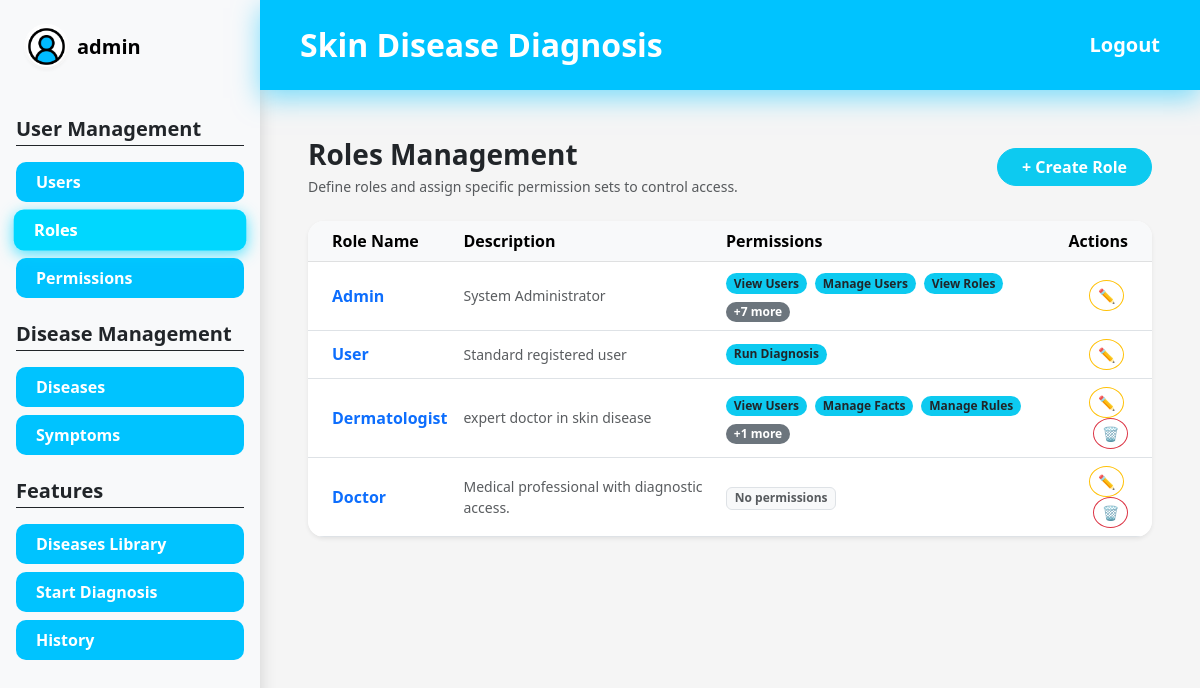
Screenshot of /roles/ (signed in) with the database file from the repository.
### app/models/user.py (models this page shows, shortened)
class User(UserMixin, db.Model):
    __tablename__ = "users"
    id = db.Column(db.Integer, primary_key=True)
    username = db.Column(db.String(80), unique=True, nullable=False)
    email = db.Column(db.String(120), unique=True, nullable=False)
    full_name = db.Column(db.String(120), nullable=False)
    phone_number = db.Column(db.String(15), unique=True, nullable=False)
    is_active = db.Column(db.Boolean, default=True, nullable=False)
    password_hash = db.Column(db.String(255), nullable=False)
    picture = db.Column(db.String(255))
    created_at = db.Column(db.DateTime, default=datetime.utcnow, nullable=False)
    updated_at = db.Column(db.DateTime, default=datetime.utcnow, onupdate=datetime.utcnow, nullable=False)
    roles = db.relationship("Role", secondary=user_roles, back_populates="users")
    diagnoses = db.relationship("Diagnose", secondary=user_diagnoses, back_populates="users")
    def has_role(self, role_name: str) -> bool:
        return any(role.name == role_name for role in self.roles)
    @property
    def is_admin(self) -> bool:
        return self.has_role("Admin")

### app/models/role.py (models this page shows, shortened)
class Role(db.Model):
    __tablename__ = "roles"
    id = db.Column(db.Integer, primary_key=True)
    name = db.Column(db.String(80), unique=True, nullable=False)
    description = db.Column(db.String(255))
    created_at = db.Column(db.DateTime, default=datetime.utcnow, nullable=False)
    updated_at = db.Column(db.DateTime, default=datetime.utcnow, onupdate=datetime.utcnow, nullable=False)
    users = db.relationship("User", secondary=user_roles, back_populates="roles")
    permissions = db.relationship("Permission", secondary=role_permissions, back_populates="roles")

### app/models/permission.py (models this page shows, shortened)
class Permission(db.Model):
    __tablename__ = "permissions"
    id = db.Column(db.Integer, primary_key=True)
    code = db.Column(db.String(64), unique=True, nullable=False, index=True)
    name = db.Column(db.String(120), nullable=False)
    description = db.Column(db.String(255))
    module = db.Column(db.String(80), nullable=False, default="General")
    created_at = db.Column(db.DateTime, default=datetime.utcnow, nullable=False)
    updated_at = db.Column(db.DateTime, default=datetime.utcnow, onupdate=datetime.utcnow, nullable=False)
    roles = db.relationship("Role", secondary=role_permissions, back_populates="permissions")

### app/routes/role_routes.py (the view)
@role_bp.route("/")
@login_required
@has_permission("role.manage")
def index():
    roles = Role.query.all()
    return render_template("roles/index.html", roles=roles)

### app/templates/roles/index.html (shortened to what this page needs)
{% extends "layouts/base.html" %}
{% block content %}
<div class="d-flex justify-content-between align-items-center mb-4">
    <div>
        <h1 class="h3 fw-bold mb-1">Roles Management</h1>
        <p class="text-muted small mb-0">Define roles and assign specific permission sets to control access.</p>
    </div>
    <a href="{{ url_for('roles.create') }}" class="btn btn-info text-white rounded-pill px-4 fw-bold">
        + Create Role
    </a>
</div>
<div class="card border-0 shadow-sm rounded-4 overflow-hidden">
    <div class="table-responsive">
        <table class="table table-hover align-middle mb-0">
            <thead class="table-light">
                <tr>
                    <th class="ps-4">Role Name</th>
                    <th>Description</th>
                    <th>Permissions</th>
                    <th class="text-end pe-4">Actions</th>
                </tr>
            </thead>
            <tbody>
                {% for role in roles %}
                <tr>
                    <td class="ps-4 fw-bold text-primary">{{ role.name }}</td>
                    <td class="text-muted small">{{ role.description or 'No description provided' }}</td>
                    <td>
                        {% if role.permissions %}
                            {% for perm in role.permissions[:3] %}
                                <span class="badge bg-info text-dark rounded-pill me-1 mb-1">{{ perm.name }}</span>
                            {% endfor %}
                            {% if role.permissions|length > 3 %}
                                <span class="badge bg-secondary rounded-pill" title="{% for p in role.permissions[3:] %}{{ p.name }}, {% endfor %}">
                                    +{{ role.permissions|length - 3 }} more
                                </span>
                            {% endif %}
                        {% else %}
                            <span class="badge bg-light text-muted border">No permissions</span>
                        {% endif %}
                    </td>
                    <td class="text-end pe-4">
                        <a href="{{ url_for('roles.edit', role_id=role.id) }}" class="btn btn-sm btn-outline-warning rounded-circle me-1" title="Edit">
                            ✏️
                        </a>
                        {% if role.name not in ['Admin', 'User'] %}
                        <form action="{{ url_for('roles.delete', role_id=role.id) }}" method="POST" class="d-inline" onsubmit="return confirm('Are you sure you want to delete this role?')">
                            <button type="submit" class="btn btn-sm btn-outline-danger rounded-circle" title="Delete">🗑️</button>
                        </form>
                        {% endif %}
                    </td>
                </tr>
                {% else %}
                <tr>
                    <td colspan="4" class="text-center text-muted py-4">No roles found. Click "Create Role" to add one.</td>
                </tr>
                {% endfor %}
            </tbody>
        </table>
    </div>
</div>
{% endblock %}

### app/templates/layouts/base.html (shortened to what this page needs)
<!DOCTYPE html>
<html lang="en">
<head>
    <link href="https://cdn.jsdelivr.net/npm/bootstrap@5.3.0/dist/css/bootstrap.min.css" rel="stylesheet" />
    <link rel="stylesheet" href="{{ url_for('static', filename='css/style.css') }}" />
</head>
<body>
    <div class="d-flex min-vh-100">
        <aside class="sidebar d-none d-md-flex flex-column bg-light shadow">
            <div class="sidebar-user-header p-4 d-flex align-items-center mb-4">
                <div class="user-avatar-small me-2">
                    <img src="{% if current_user.is_authenticated and current_user.picture %}
                            {{ url_for('static', filename='uploads/' ~ current_user.picture) }}
                        {% else %}{{ url_for('static', filename='images/8358770.png') }}
                        {% endif %}"
                    class="rounded-circle w-100 h-100 shadow-sm"
                    style="object-fit: cover;">
                </div>
                <span class="text-black fw-bold fs-5">{{ current_user.username if current_user.is_authenticated else "User" }}</span>
            </div>
            {% if current_user.is_authenticated %}
                {% if current_user.roles %}
                    {% set role_list = current_user.roles | map(attribute='name') | map('lower') | list %}
                {% elif current_user.role %}
                    {% set role_list = [current_user.role.name | lower] if current_user.role.name is defined else [current_user.role | lower] %}
                {% else %}
                    {% set role_list = [] %}
                {% endif %}
                {% set is_admin_user = (current_user.is_admin is defined and current_user.is_admin) or ('admin' in role_list) %}
                {% set is_dermatologist_user = 'dermatologist' in role_list %}
                {% if is_admin_user %}
                    <div class="px-3 mb-4">
                        <h5 class="fw-bold text-dark border-bottom border-dark pb-1 mb-3">User Management</h5>
                        <nav class="nav flex-column gap-2">
                            <a href="{{ url_for('users.index') }}" class="sidebar-link {% if request.blueprint == 'users' %}active{% endif %}">Users</a>
                            <a href="{{ url_for('roles.index') }}" class="sidebar-link {% if request.blueprint == 'roles' %}active{% endif %}">Roles</a>
                            <a href="{{ url_for('permissions.index') }}" class="sidebar-link {% if request.blueprint == 'permissions' %}active{% endif %}">Permissions</a>
                        </nav>
                    </div>
                {% endif %}
                {% if is_admin_user or is_dermatologist_user %}
                    <div class="px-3 mb-4">
                        <h5 class="fw-bold text-dark border-bottom border-dark pb-1 mb-3">Disease Management</h5>
                        <nav class="nav flex-column gap-2">
                            <a href="{{ url_for('rules.index') }}" class="sidebar-link {% if request.blueprint == 'rules' %}active{% endif %}">Diseases</a>
                            <a href="{{ url_for('facts.index') }}" class="sidebar-link {% if request.blueprint == 'facts' %}active{% endif %}">Symptoms</a>
                        </nav>
                    </div>
                {% endif %}
                <div class="px-3 mb-4">
                    <h5 class="fw-bold text-dark border-bottom border-dark pb-1 mb-3">Features</h5>
                    <nav class="nav flex-column gap-2">
                        <a href="{{ url_for('diagnoses.dashboard') }}" class="sidebar-link {% if request.endpoint == 'diagnoses.dashboard' %}active{% endif %}">Diseases Library</a>
                        <a href="{{ url_for('diagnoses.diagnose') }}" class="sidebar-link {% if request.endpoint == 'diagnoses.diagnose' %}active{% endif %}">Start Diagnosis</a>
                        <a href="{{ url_for('diagnoses.diagnose_history') }}" class="sidebar-link {% if request.endpoint == 'diagnoses.diagnose_history' %}active{% endif %}">History</a>
                    </nav>
                </div>
            {% endif %}
        </aside>
        <div class="flex-grow-1 bg-custom-gray-light">
            <nav class="navbar navbar-expand-lg navbar-dark bg-custom-blue header-glow p-3">
                <div class="container-fluid px-4">
                    <a class="navbar-brand fw-bold fs-2" href="#">Skin Disease Diagnosis</a>
                    <div class="ms-auto">
                        {% if current_user.is_authenticated %}
                            <a href="{{ url_for('auth.logout') }}" class="text-white fw-bold text-decoration-none fs-5">Logout</a>
                        {% else %}
                            <a href="{{ url_for('auth.login') }}" class="text-white fw-bold text-decoration-none fs-5">Login</a>
                        {% endif %}
                    </div>
                </div>
            </nav>
            <main class="p-5">
                {% block content %}{% endblock %}
            </main>
        </div>
    </div>
</body>
</html>

### app/static/css/style.css (style rules this page uses)
body { background-color: #f5f5f5; }
.table td, .table th { vertical-align: middle; }
.bg-custom-blue { background-color: #00c3ff !important; }
.sidebar { width: 260px; min-width: 260px; background-color: #f8f9fa; }
.header-glow { box-shadow: 0px 8px 20px rgba(0, 195, 255, 0.4); position: relative; z-index: 10; }
.sidebar-link { display: block; width: 100%; padding: 8px 20px; background-color: #00c3ff; color: white !important; text-decoration: none; font-weight: bold; border-radius: 10px; transition: all 0.2s ease-in-out; border: none; text-align: left; }
.sidebar-link:hover, .sidebar-link.active { box-shadow: 0px 4px 15px rgba(0, 195, 255, 0.7); transform: scale(1.02); filter: brightness(1.1); }
.user-avatar-small { width: 45px; height: 45px; background: white; border-radius: 50%; padding: 2px; }
.header-glow { box-shadow: 0px 8px 20px rgba(0, 195, 255, 0.5); z-index: 1; position: relative; }
.bg-custom-blue { background-color: #00c3ff; }
.header-glow { box-shadow: 0px 8px 25px rgba(0, 195, 255, 0.5); z-index: 1; position: relative; }

### rows the page displays
User: is_active+username "admin"
Role: name "Admin", description "System Administrator", permissions|length "7"
Permission: name "View Users"
Permission: name "Manage Users"
Permission: name "View Roles"
Role: name "User", description "Standard registered user"
Permission: name "Run Diagnosis"
Role: name "Dermatologist", description "expert doctor in skin disease", permissions|length "1"
Permission: name "Manage Facts"
Permission: name "Manage Rules"
Role: name "Doctor", description "Medical professional with diagnostic access.", shows "No permissions"
